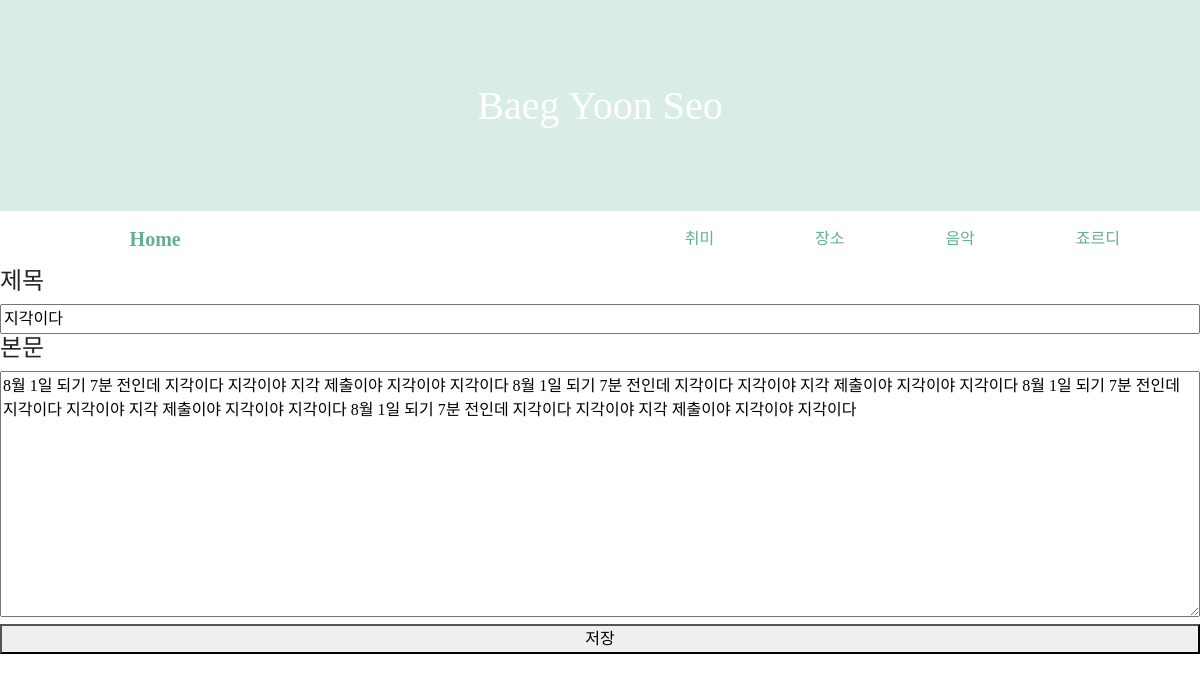
The app's page /bgyoon/edit/2 with its own data.
### bgapp/models.py (models this page shows, shortened)
class Bgyoon(models.Model):
    title = models.CharField(max_length=200)
    pub_date = models.DateTimeField('date_published')
    body = models.TextField()
    image = models.ImageField(upload_to = "bgapp/", blank = True, null = True)

### bgapp/views.py (the view)
# urls.py: path('edit/<str:id>', edit, name="edit"),
def edit(request, id):
    edit_bgyoon = Bgyoon.objects.get(id=id)
    return render(request, 'edit.html', {'bgyoon':edit_bgyoon})

### bgapp/templates/edit.html (shortened to what this page needs)
{% extends 'base.html' %}
{% block content%}
    <div class="contents">
        <form action="{% url 'update' bgyoon.id %}" method="POST">
            <h4>제목</h4>
            <input type="text" name="title" value="{{bgyoon.title}}"> <br>
            <h4>본문</h4>
            <textarea name="body" cols="30" rows="10">{{bgyoon.body}}</textarea> <br>
            <button>저장</button>
        </form>
    </div>
{% endblock %}

### bgyoons/templates/base.html (style rules this page uses)
* { font-family: 'Pretendard-Regular'; width: 100%; }
.contents { margin-bottom: 100px; }

### records on screen
Bgyoon: title "지각이다", body "8월 1일 되기 7분 전인데 지각이다 지각이야 지각 제출이야 지각이야 지각이다 8월 1일 되기 7분 전인데 지각이다 지각이야 지각 제출이야 지각이야 지각이다 8월 1일 되기 7분 전인데 지각이다 지각이야 지각 제출이야 지각이야 지각이다 8월 1일 되기 7분 전인데 지각이다 지각이야 지각 제출이야 지각이야 지각이다"
